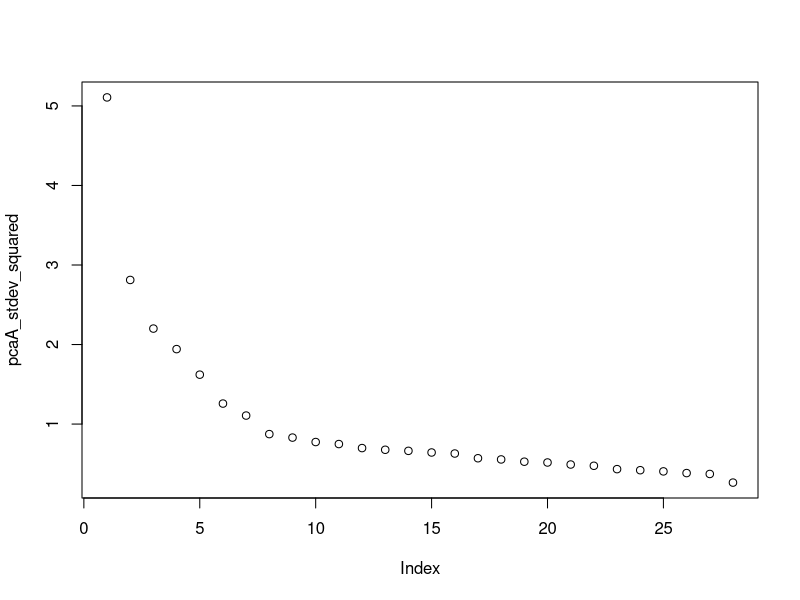
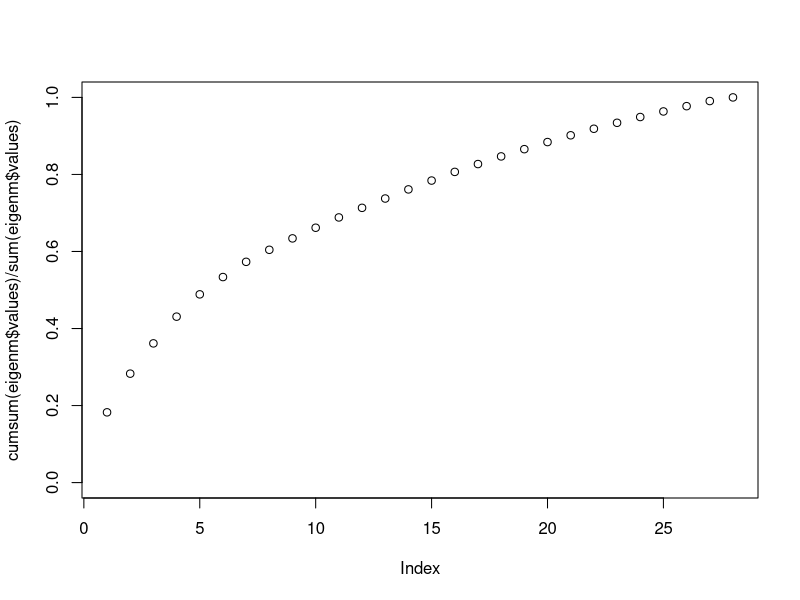
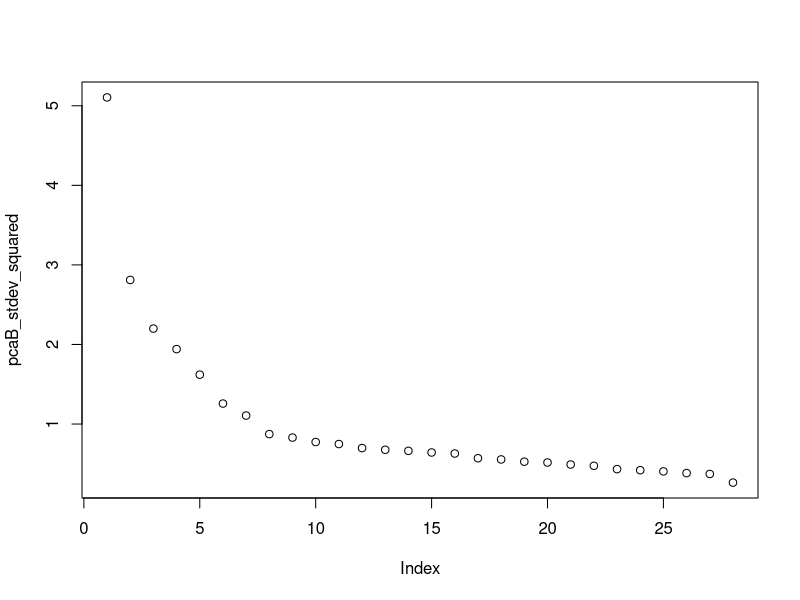
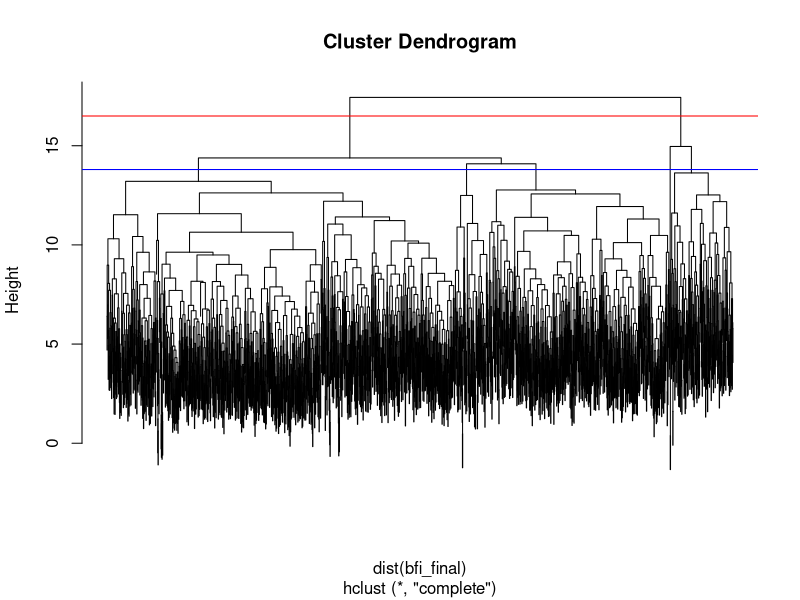

These figures' R source, in order: (Note: this script raises an error after producing the figures.)
## ---- chunk 1
knitr::opts_chunk$set(echo = TRUE)
## ---- chunk 2
library(psych)
data(bfi)
bfi <- na.omit(bfi) # removing missing values
bfi_final<- scale(bfi) # scaling 
bfi_final <- data.frame(bfi_final)
## ---- chunk 3

# prcomp method using SVD
pcaA<- prcomp(bfi_final)
pcaA1 <- pcaA$rotation[,1]

pcaA_stdev <- pcaA$sdev # Extracting std deviations
pcaA_stdev_squared<- pcaA_stdev^2 # Squaring to get variances

## ---- chunk 4
plot(pcaA_stdev_squared)
## ---- chunk 5
# Direct eigen of cov
covm <- cov(bfi_final)
eigenm <- eigen(covm)
eigen1 <- eigenm$vectors[,1]

# Scree plot
plot(cumsum(eigenm$values)/sum(eigenm$values),ylim=c(0,1))
## ---- chunk 6
# Princomp method using eigen of cov
pcaB <- princomp(bfi_final)
pcaB1 <- pcaB$loadings[,1]
pcaB_stdev <- pcaB$sdev # Extracting std deviations
pcaB_stdev_squared<- pcaB_stdev^2 # Squaring to get variances

plot(pcaB_stdev_squared)
## ---- chunk 7
library(GPArotation)
fact <- fa(bfi_final, nfactors = 2)
fact1 <- fact$loadings[,1] # Extracting the loadings

# ordering the loadings in descending order
fact1[order(fact1)] # First factor

## ---- chunk 8
# 2nd factor
fact2 <- fact$loadings[,2]
fact2[order(fact2)]
## ---- chunk 9
kout <- kmeans(bfi_final,centers=2,nstart=25)
## ---- chunk 10
centroids <- kout$centers
topvars_centroid1 <- centroids[1,order(centroids[1,])]
topvars_centroid2 <- centroids[2,order(centroids[2,])]
tail(topvars_centroid1)
## ---- chunk 11
tail(topvars_centroid2)
## ---- chunk 12
hout2 <- hclust(dist(bfi_final),method="complete")
plot(hout2,labels=FALSE)
abline(a=16.5,b=0,col="red")
abline(a=13.8,b=0,col="blue")
## ---- chunk 13
cut <-as.vector(cutree(hout2,k=2 ))
clust_means <- aggregate(bfi_final, by=list(cut), FUN=mean)
tail(unlist(sort(clust_means[1, names(clust_means)!="Group.1"])))
## ---- chunk 14
tail(topvars_centroid2)
## ---- chunk 15
tail(unlist(sort(clust_means[2, names(clust_means)!="Group.1"])))
## ---- chunk 16
tail(topvars_centroid1)
